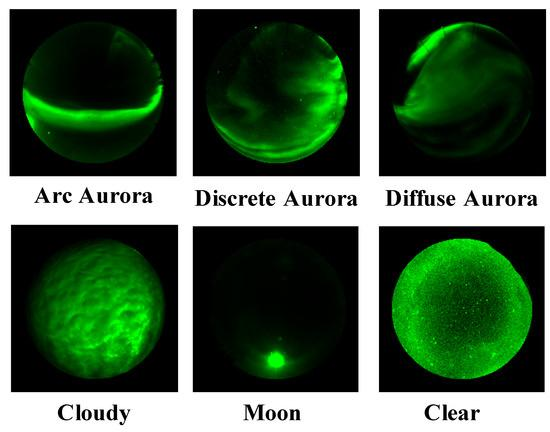
#> input picture test.jpg, 550 x 432 px
$ python -i sky_analysis.py   (imports and definitions only)   (older library calls are emulated)
#> lines starting #> are read from the running program, lines starting #| are printed output that depends on the picture
"""
Zenith Sky Condition Monitoring — Image Analysis & Astronomical Suitability Module
Extracts image quality indicators and evaluates astronomical observation suitability.
"""

import os
from pathlib import Path
from typing import Dict, Tuple, Union, Any
import numpy as np
from PIL import Image

# Ensure quiet TF/Matplotlib logs & local cache directories
# [3 lines not run here, left out]

# Optional cv2 import (gracefully fallback to PIL + NumPy)
try:
    import cv2
except ImportError:
    cv2 = None


def _to_rgb_array(image_input: Union[str, Path, Image.Image, np.ndarray]) -> np.ndarray:
    """Normalize input into an RGB float32/uint8 numpy array."""
    if isinstance(image_input, (str, Path)):
        path_str = str(image_input)
        if not os.path.exists(path_str):
            raise FileNotFoundError(f"Image not found at path: {path_str}")
        with Image.open(path_str) as img:
            return np.array(img.convert("RGB"), dtype=np.uint8)
    elif isinstance(image_input, Image.Image):
        return np.array(image_input.convert("RGB"), dtype=np.uint8)
    elif isinstance(image_input, np.ndarray):
        if image_input.ndim == 2:
            return np.stack([image_input.astype(np.uint8)] * 3, axis=-1)
        elif image_input.ndim == 3:
            if image_input.shape[2] == 4:
                return image_input[:, :, :3].astype(np.uint8)
            elif image_input.shape[2] == 3:
                return image_input.astype(np.uint8)
            else:
                raise ValueError(f"Invalid image array channels: {image_input.shape[2]}")
        else:
            raise ValueError(f"Invalid image array shape: {image_input.shape}")
    else:
        raise TypeError(f"Unsupported image input type: {type(image_input)}")


def analyze_sky_indicators(image_input: Union[str, Path, Image.Image, np.ndarray]) -> Dict[str, float]:
    """
    Extract quantifiable image indicators from an all-sky or night-sky image:
    - Brightness: Mean Value channel in HSV color space [0, 255]
    - Saturation: Mean Saturation channel in HSV color space [0, 255]
    - Contrast: Standard deviation of pixel intensities in grayscale
    - Sharpness: Variance of the Laplacian filter (indicator of blur/focus/stars)
    - Haze Index: Heuristic estimate based on Dark Channel Prior proxy [0.0, 1.0]
    """
    rgb = _to_rgb_array(image_input)

    # Resize to standard analysis resolution (512, 512)
    if cv2 is not None:
        resized = cv2.resize(rgb, (512, 512), interpolation=cv2.INTER_AREA)
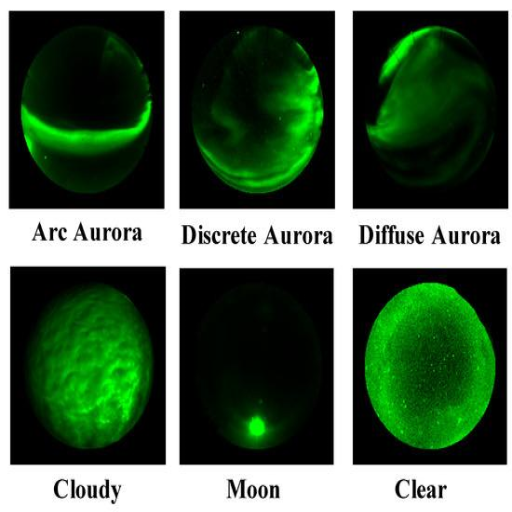
#> resized: shape (512, 512, 3); mean R, G, B 73.6, 99.4, 73.7
    else:
        pil_img = Image.fromarray(rgb).resize((512, 512), Image.Resampling.BILINEAR)
        resized = np.array(pil_img, dtype=np.uint8)

    # Brightness, Saturation, Contrast
    if cv2 is not None:
        hsv = cv2.cvtColor(resized, cv2.COLOR_RGB2HSV)
#> hsv: shape (512, 512, 3); mean H, S, V 31.2, 118.1, 99.5
        gray = cv2.cvtColor(resized, cv2.COLOR_RGB2GRAY).astype(np.float64)
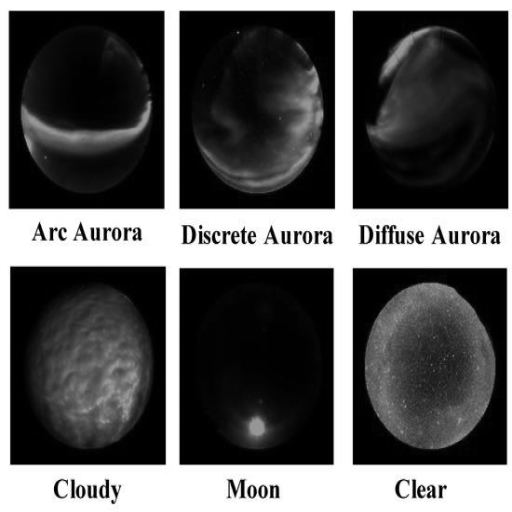
#> gray: shape (512, 512) float64; min 0, max 255, mean 88.7
        brightness = float(np.mean(hsv[:, :, 2]))
#> brightness = 99.54
        saturation = float(np.mean(hsv[:, :, 1]))
#> saturation = 118.1
        contrast = float(np.std(gray))
#> contrast = 105.9
        laplacian = cv2.Laplacian(gray, cv2.CV_64F)
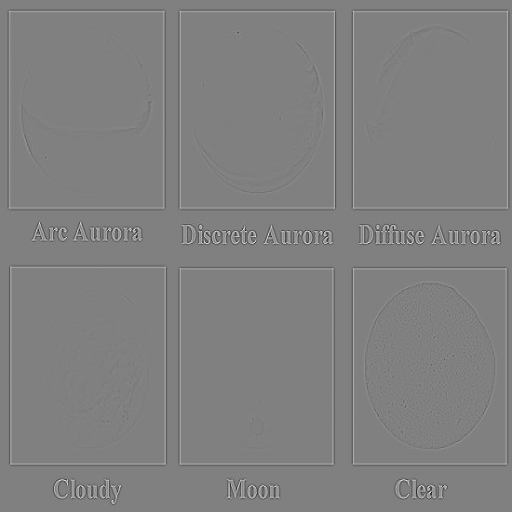
#> laplacian: shape (512, 512) float64; min -533, max 525, mean 0; drawn with min black and max white
        sharpness = float(np.var(laplacian))
#> sharpness = 1062.9
    else:
        # Pure NumPy / PIL fallback
        r = resized[:, :, 0].astype(np.float64)
        g = resized[:, :, 1].astype(np.float64)
        b = resized[:, :, 2].astype(np.float64)
        gray = 0.299 * r + 0.587 * g + 0.114 * b
        contrast = float(np.std(gray))

        max_ch = np.maximum(np.maximum(r, g), b)
        min_ch = np.minimum(np.minimum(r, g), b)
        brightness = float(np.mean(max_ch))

        with np.errstate(divide="ignore", invalid="ignore"):
            sat = np.where(max_ch > 0, ((max_ch - min_ch) / max_ch) * 255.0, 0.0)
        saturation = float(np.mean(sat))

        # Discrete 2D Laplacian operator in pure NumPy
        lap = (
            gray[2:, 1:-1] + gray[:-2, 1:-1] +
            gray[1:-1, 2:] + gray[1:-1, :-2] -
            4.0 * gray[1:-1, 1:-1]
        )
        sharpness = float(np.var(lap))

    # Empirical haze proxy: ratio of minimum channel to maximum channel
    min_c = np.min(resized, axis=2).astype(np.float32)
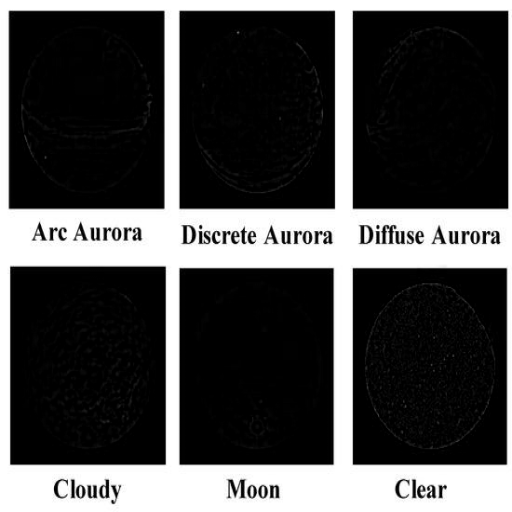
#> min_c: shape (512, 512) float32; min 0, max 255, mean 73.2
    max_c = np.maximum(np.max(resized, axis=2).astype(np.float32), 1.0)
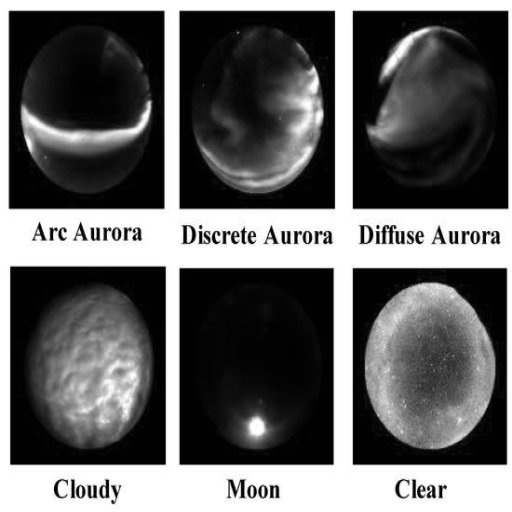
#> max_c: shape (512, 512) float32; min 1, max 255, mean 99.7
    haze_ratio = float(np.mean(min_c / max_c))
#> haze_ratio = 0.374

    return {
        "brightness": round(brightness, 2),
        "saturation": round(saturation, 2),
        "contrast": round(contrast, 2),
        "sharpness": round(sharpness, 2),
        "haze_index": round(haze_ratio, 3),
    }


# Backwards compatibility alias
def analyze_sky(image_path: Union[str, Path, Image.Image]) -> Dict[str, float]:
    return analyze_sky_indicators(image_path)


# [104 lines left out: function assess_astronomical_suitability, not called in this run]

>>> import cv2
>>> picture = cv2.cvtColor(cv2.imread('test.jpg'), cv2.COLOR_BGR2RGB)
>>> result = analyze_sky_indicators(picture)
#> result = {'brightness': 99.54, 'saturation': 118.1, 'contrast': 105.9, 'sharpness': 1062.9, 'haze_index': 0.374}
